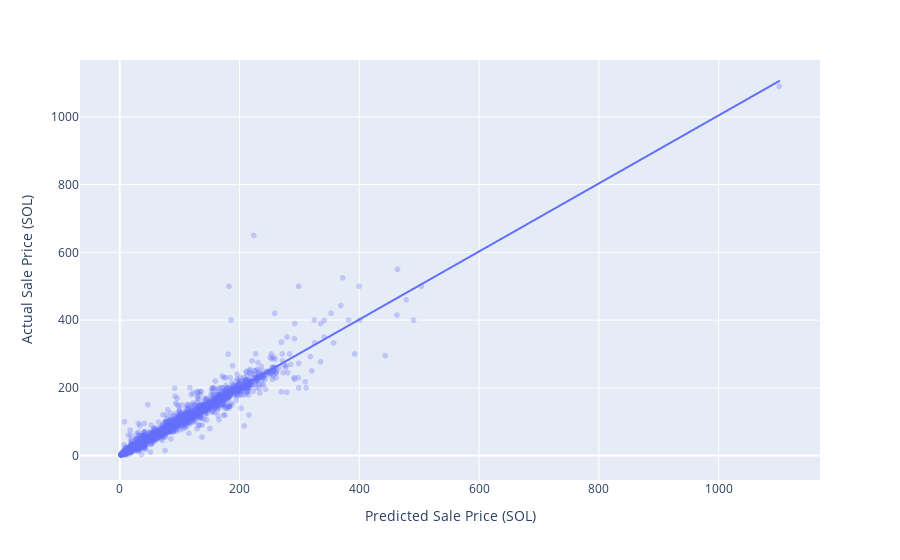

This figure's notebook cell:
### Code cell
fig = px.scatter(x=2**xgb_ypred, y=2**y_test, trendline="ols",opacity =0.3, 
        labels={
                     "x": "Predicted Sale Price (SOL)",
                     "y": "Actual Sale Price (SOL)"
                 })
fig.show()

### Figure 1 — Plotly figure (JSON) as saved in the notebook; plotly's stock layout.template omitted (floating-point values rounded to 4 significant figures; data arrays with more than 128 entries replaced by an {"elided": "..."} marker saying what was removed)
{"data": [{"hovertemplate": "Predicted Sale Price (SOL)=%{x}<br>Actual Sale Price (SOL)=%{y}<extra></extra>", "legendgroup": "", "marker": {"color": "#636efa", "opacity": 0.3, "symbol": "circle"}, "mode": "markers", "name": "", "showlegend": false, "type": "scattergl", "x": {"elided": "8950 float values"}, "xaxis": "x", "y": {"elided": "8950 float values"}, "yaxis": "y"}, {"hovertemplate": "<b>OLS trendline</b><br>y = 1.00409 * x + 0.194199<br>R<sup>2</sup>=0.962355<br><br>Predicted Sale Price (SOL)=%{x}<br>Actual Sale Price (SOL)=%{y} <b>(trend)</b><extra></extra>", "legendgroup": "", "marker": {"color": "#636efa", "symbol": "circle"}, "mode": "lines", "name": "", "showlegend": false, "type": "scattergl", "x": {"elided": "8950 float values"}, "xaxis": "x", "y": {"elided": "8950 float values"}, "yaxis": "y"}], "layout": {"legend": {"tracegroupgap": 0}, "margin": {"t": 60}, "xaxis": {"anchor": "y", "domain": [0, 1], "title": {"text": "Predicted Sale Price (SOL)"}}, "yaxis": {"anchor": "x", "domain": [0, 1], "title": {"text": "Actual Sale Price (SOL)"}}}}
